Frame 1 (no input): blank canvas, image omitted
Frame 60 (the mouse pressed at the canvas centre just before this capture): blank canvas, image omitted
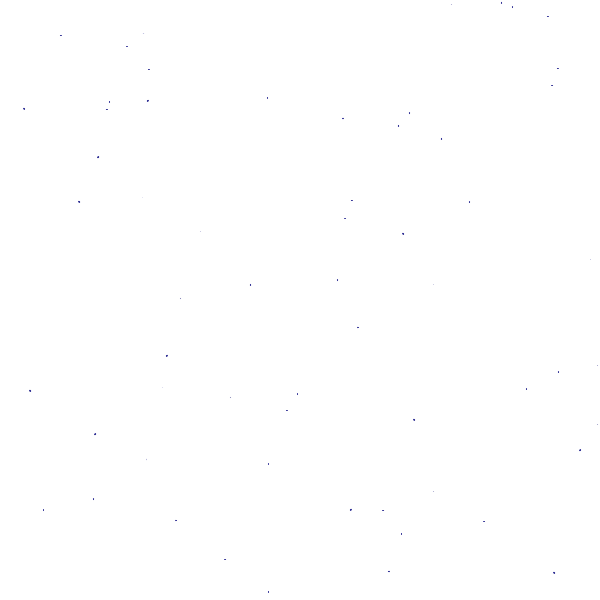
Frame 120 (the mouse held since frame 60 and released just before this capture)

The Processing sketch whose frames 1 and 60 were blank and that drew this single picture after the mouse press (run headless with seeded random() and noise(); from frame 60 on, the mouse is pressed at the canvas centre):

// Processing sketch: processing_157388
// ── processing_157388.pde

int numPoints = 5000;
 
float[] x;
float[] y;
 
float[] xDirection;
float[] yDirection;
  
int index = 0;
 
void setup() {
 
  size(600, 600);
  x = new float[numPoints];
  y = new float[numPoints]; 
 
  xDirection = new float[numPoints];
  yDirection = new float[numPoints]; 
 
  int i = 0;
  while ( i < numPoints ) {
    xDirection[i] = random(-1, 1);
    yDirection[i] = random(-1, 1);
 
    i = i + 1;
  }
}
 
void draw() {
 
  background(255);
  stroke(50, 50, 150);
  fill(random(0,255));
 
  if ( millis() > .01 ) {
    x[index] = random(0, width);
    y[index] = random(0, height);
    index = index + 1;
    if ( index >= numPoints ) {
      index = 0;
    }
  }
 
  int i = 0;
  while ( i < index ) {
    ellipse( x[i], y[i], xDirection[i], yDirection[i] );
 
    x[i] = x[i] + xDirection[i];
    y[i] = y[i] + yDirection[i];
 
    if ( x[i] > width || x[i] < 0 ) {
      xDirection[i] = xDirection[i] * -1;
    }
    if ( y[i] > height || y[i] < 0 ) {
      yDirection[i] = yDirection[i] * -1;
    }
 
    i = i + 2;
  }
}
